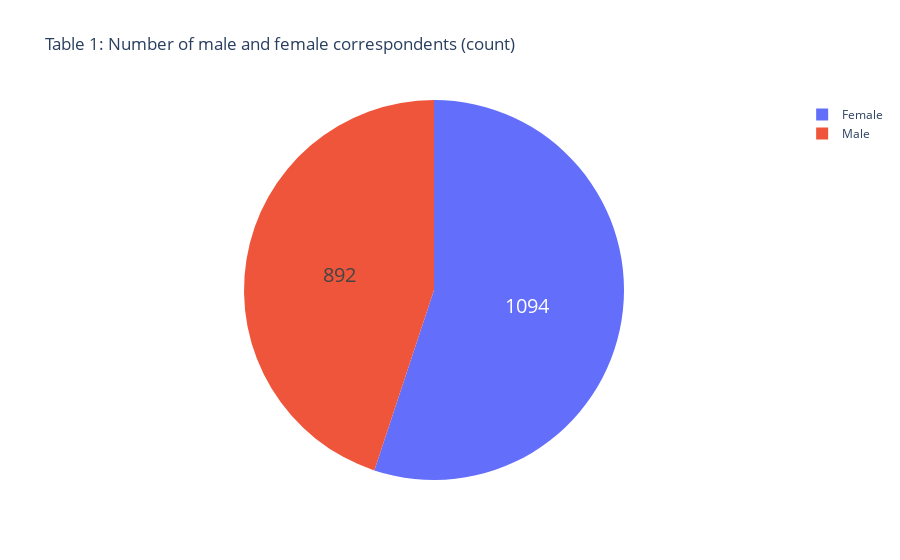
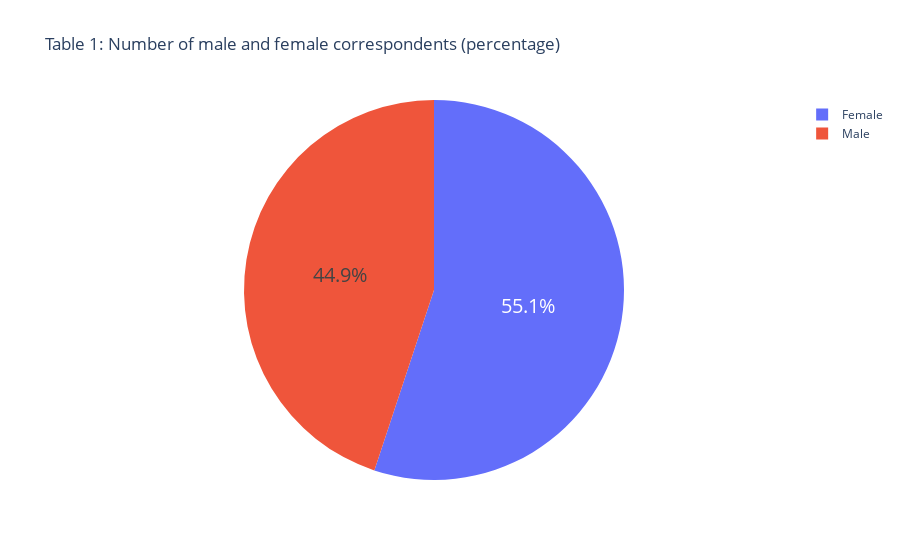

These figures' notebook cell, in order:
### Markdown cell above
# Table 1: Employment before and during the Pandemic by Sex

1) Get sex using question number 4<br>
2) Employment before and after the pandemic - get all respondents who answered in Question #21

### Code cell
all_males=data.loc[data['sex'] == 1]
all_females=data.loc[data['sex'] == 2]
print("number of all males :",len(all_males))
print("number of all females :",len(all_females))
chart_data = [len(all_males), len(all_females)]
titles = ['Male', 'Female']
#raw number
fig = px.pie(values=chart_data, names=titles,title="Table 1: Number of male and female correspondents (count)")
fig.update_traces(hoverinfo='label+percent', textinfo='value', textfont_size=20)
fig.show()
#percentage
fig2 = px.pie(values=chart_data, names=titles,title="Table 1: Number of male and female correspondents (percentage)")
fig2.update_traces(textfont_size=20)
fig2.show()

### Figure 1 — Plotly figure (JSON) as saved in the notebook; plotly's stock layout.template omitted (floating-point values rounded to 4 significant figures)
{"data": [{"domain": {"x": [0, 1], "y": [0, 1]}, "hoverinfo": "label+percent", "hovertemplate": "label=%{label}<br>value=%{value}<extra></extra>", "labels": ["Male", "Female"], "legendgroup": "", "name": "", "showlegend": true, "textfont": {"size": 20}, "textinfo": "value", "type": "pie", "values": [892, 1094]}], "layout": {"legend": {"tracegroupgap": 0}, "title": {"text": "Table 1: Number of male and female correspondents (count)"}}}

### Figure 2 — Plotly figure (JSON) as saved in the notebook; plotly's stock layout.template omitted (floating-point values rounded to 4 significant figures)
{"data": [{"domain": {"x": [0, 1], "y": [0, 1]}, "hovertemplate": "label=%{label}<br>value=%{value}<extra></extra>", "labels": ["Male", "Female"], "legendgroup": "", "name": "", "showlegend": true, "textfont": {"size": 20}, "type": "pie", "values": [892, 1094]}], "layout": {"legend": {"tracegroupgap": 0}, "title": {"text": "Table 1: Number of male and female correspondents (percentage)"}}}
